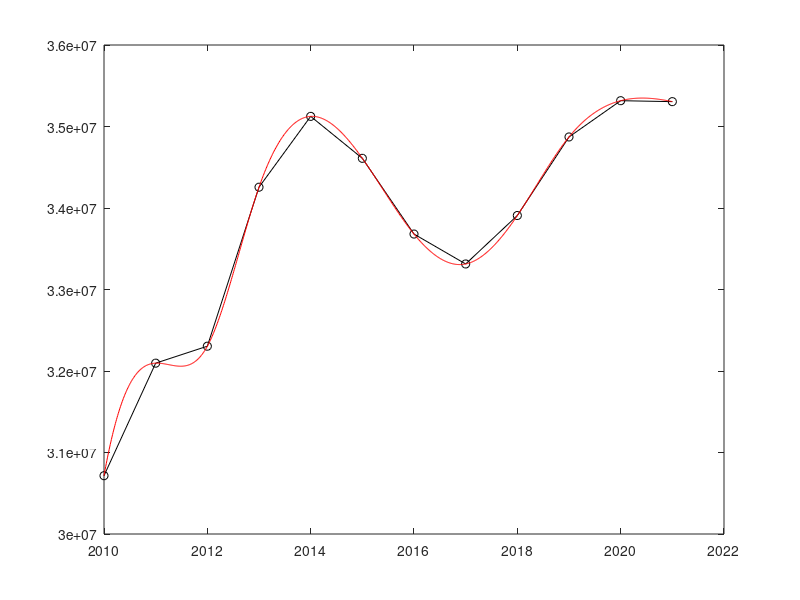

This figure's MATLAB source:
#utilizando spline

##Pontos = [2.4,11.2;
##          2.6,13.46;
##          2.8,16.44;
##          3.0,20.08;
##          3.2,24.53;
##          3.4,29.96;
##          3.6,36.59;
##          3.8,44.70];
Pontos = [2010,30715460; #Produção de leite por ano
          2011,32096214;
          2012,32304421;
          2013,34255236;
          2014,35124360;
          2015,34609588;
          2016,33680401;
          2017,33313230;
          2018,33907899;
          2019,34871669;
          2020,35316667;
          2021,35305047];
##Pontos = [2010,3246719;  # producao de ovos(mil duzias) por ano
##          2011,3394020;
##          2012,3473021;
##          2013,3614178;
##          2014,3731796;
##          2015,3768233;
##          2016,3842896;
##          2017,4214488;
##          2018,4430236;
##          2019,4605431;
##          2020,4767519;
##          2021,4849697];
##          Pontos = [2.4,11.2;
##          2.6,13.46;
##          2.8,16.44;
##          3.0,20.08;
##          3.2,24.53;
##          3.4,29.96;
##          3.6,36.59;
##          3.8,44.70];

y = spline( Pontos(1:length(Pontos),1), Pontos(1:length(Pontos),2), linspace(2010,2021,1000));

plot(Pontos(1:length(Pontos),1), Pontos(1:length(Pontos),2),'-ko');
hold on
plot(linspace(2010,2021,1000),y,'r-');
